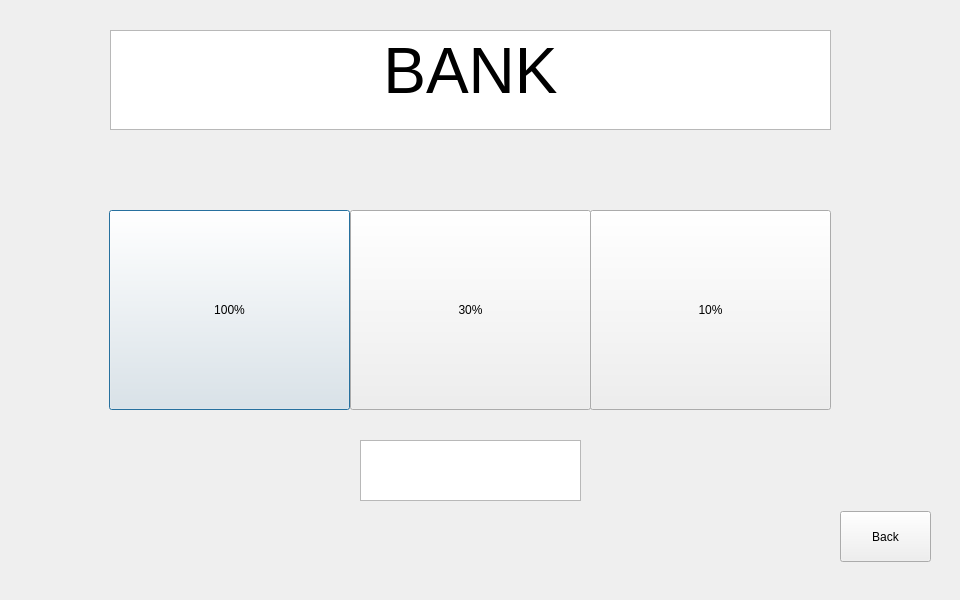
<?xml version="1.0" encoding="UTF-8"?>
<ui version="4.0">
 <class>Dialog</class>
 <widget class="QDialog" name="Dialog">
  <property name="geometry">
   <rect>
    <x>0</x>
    <y>0</y>
    <width>960</width>
    <height>600</height>
   </rect>
  </property>
  <property name="windowTitle">
   <string>Dialog</string>
  </property>
  <widget class="QTextBrowser" name="Title">
   <property name="geometry">
    <rect>
     <x>110</x>
     <y>30</y>
     <width>721</width>
     <height>100</height>
    </rect>
   </property>
   <property name="html">
    <string>&lt;!DOCTYPE HTML PUBLIC &quot;-//W3C//DTD HTML 4.0//EN&quot; &quot;http://www.w3.org/TR/REC-html40/strict.dtd&quot;&gt;
&lt;html&gt;&lt;head&gt;&lt;meta name=&quot;qrichtext&quot; content=&quot;1&quot; /&gt;&lt;style type=&quot;text/css&quot;&gt;
p, li { white-space: pre-wrap; }
&lt;/style&gt;&lt;/head&gt;&lt;body style=&quot; font-family:'.SF NS Text'; font-size:13pt; font-weight:400; font-style:normal;&quot;&gt;
&lt;p align=&quot;center&quot; style=&quot; margin-top:0px; margin-bottom:0px; margin-left:0px; margin-right:0px; -qt-block-indent:0; text-indent:0px;&quot;&gt;&lt;span style=&quot; font-family:'Gulim'; font-size:48pt;&quot;&gt;BANK&lt;/span&gt;&lt;/p&gt;&lt;/body&gt;&lt;/html&gt;</string>
   </property>
  </widget>
  <widget class="QPushButton" name="loan_100_button">
   <property name="geometry">
    <rect>
     <x>109</x>
     <y>210</y>
     <width>241</width>
     <height>200</height>
    </rect>
   </property>
   <property name="text">
    <string>100%</string>
   </property>
  </widget>
  <widget class="QPushButton" name="loan_30_button">
   <property name="geometry">
    <rect>
     <x>590</x>
     <y>210</y>
     <width>241</width>
     <height>200</height>
    </rect>
   </property>
   <property name="text">
    <string>10%</string>
   </property>
  </widget>
  <widget class="QPushButton" name="loan_10_button">
   <property name="geometry">
    <rect>
     <x>350</x>
     <y>210</y>
     <width>241</width>
     <height>200</height>
    </rect>
   </property>
   <property name="text">
    <string>30%</string>
   </property>
  </widget>
  <widget class="QPushButton" name="back_button">
   <property name="geometry">
    <rect>
     <x>840</x>
     <y>511</y>
     <width>91</width>
     <height>51</height>
    </rect>
   </property>
   <property name="text">
    <string>Back</string>
   </property>
  </widget>
  <widget class="QListWidget" name="interest_list">
   <property name="geometry">
    <rect>
     <x>360</x>
     <y>440</y>
     <width>221</width>
     <height>61</height>
    </rect>
   </property>
  </widget>
 </widget>
 <resources/>
 <connections/>
</ui>
